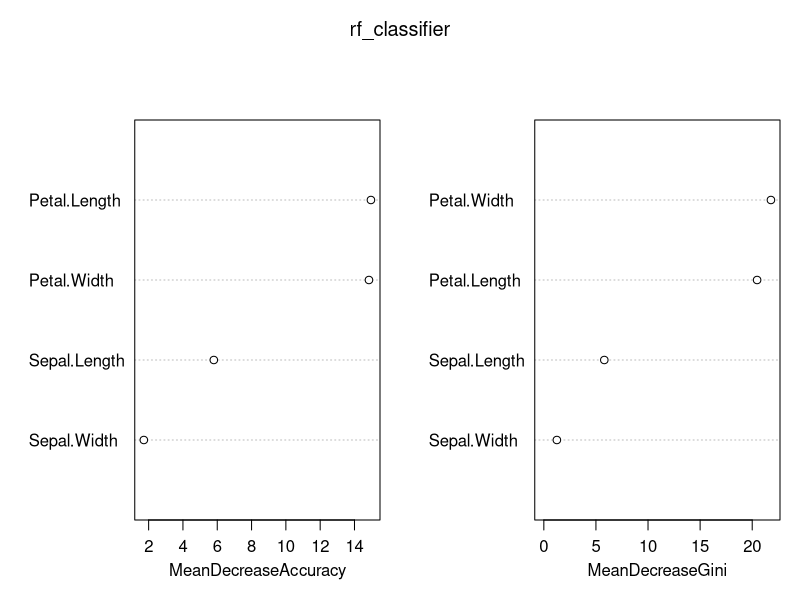
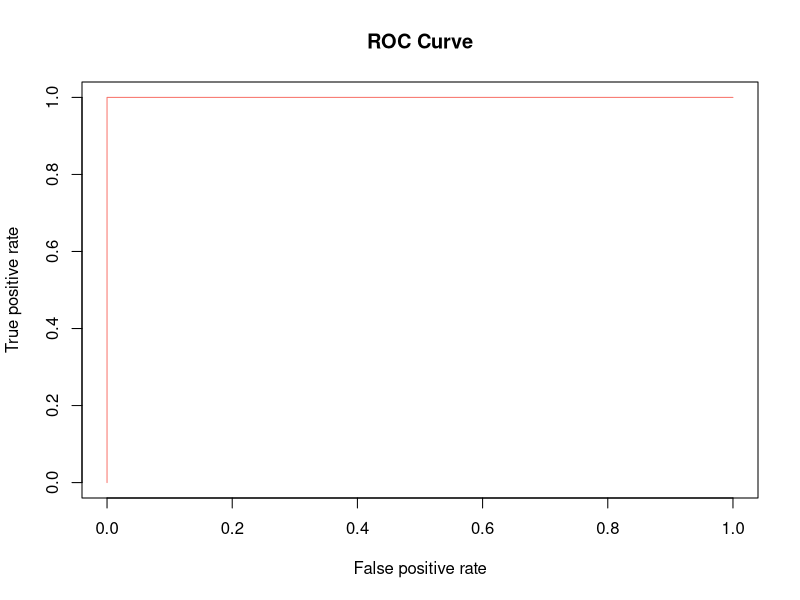

Write R code to recreate these figures, in order. (Note: this script raises an error after producing the figures.)
###########################################
##### Random Forest using NIAID Locus #####
#####                                 #####
##### Qinlu Wang (qinlu.wang@nih.gov) #####
###########################################

# Source codes: A A very basic introduction to Random Forests using R
#               https://www.blopig.com/blog/2017/04/a-very-basic-introduction-to-random-forests-using-r/

library(randomForest)  #package for random forest
library(ROCR)          #package for ROC

# Set random seed to make results reproducible:
set.seed(17)

# Calculate the size of each of the data sets:
data_set_size <- floor(nrow(iris)/2)

# Generate a random sample of "data_set_size" indexes
indexes <- sample(1:nrow(iris), size = data_set_size)

# Assign the data to the correct sets
training <- iris[indexes,]
validation1 <- iris[-indexes,]

# Perform training:
rf_classifier = randomForest(Species ~ ., data=training, ntree=100, mtry=2, importance=TRUE)

# results of our classifier 
rf_classifier

# importance parameter 
varImpPlot(rf_classifier)

# Validation set assessment #1: looking at confusion matrix
prediction_for_table <- predict(rf_classifier,validation1[,-5])
table(observed=validation1[,5],predicted=prediction_for_table)

# Calculate the probability of new observations belonging to each class
# prediction_for_roc_curve will be a matrix with dimensions data_set_size x number_of_classes
prediction_for_roc_curve <- predict(rf_classifier,validation1[,-5],type="prob")

# Use pretty colours:
pretty_colours <- c("#F8766D","#00BA38","#619CFF")

# Specify the different classes 
classes <- levels(validation1$Species)

# For each class
for (i in 1:3)
{
  # Define which observations belong to class[i]
  true_values <- ifelse(validation1[,5]==classes[i],1,0)
  # Assess the performance of classifier for class[i]
  pred <- prediction(prediction_for_roc_curve[,i],true_values)
  perf <- performance(pred, "tpr", "fpr")
  
  png(file="Random_Forest_ROC_Curve.png")
  if (i==1)
  {
    plot(perf,main="ROC Curve",col=pretty_colours[i]) 
  }
  else
  {
    plot(perf,main="ROC Curve",col=pretty_colours[i],add=TRUE) 
  }
  dev.off()
  
  # Calculate the AUC and print it to screen
  auc.perf <- performance(pred, measure = "auc")
  print(auc.perf@y.values)
}
